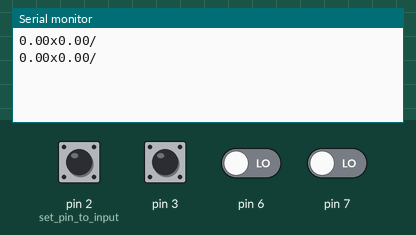
A sketch run on a simulated Arduino Uno, built with avr-gcc and run on an emulated ATmega328P. On the bench: the last lines printed to the serial monitor. The inputs (shaded band) are chosen by the test bench; at power-on: pin 2 (set_pin_to_input), pin 3 HIGH, pin 6, pin 7 LOW.

Above: at 1.2 s.
1.3 s: pin 2 (set_pin_to_input) pulled LOW for 0.15 s
At 1.9 s:
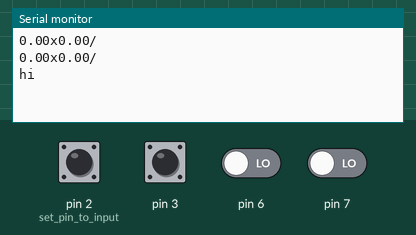
2.9 s: pin 3 pulled LOW for 0.15 s
At 4.8 s:
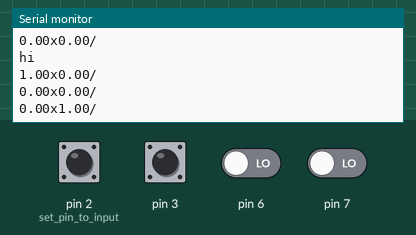

Measured:
- after the input at 1.3 s, the serial monitor: prints a new line after 0.15 s (image 1)
- after the input at 2.9 s, the serial monitor: prints a new line after 1.1 s (image 2)

The sketch:

slave2.ino
```cpp
#include <Wire.h>


//volatile unsigned int counterRight = 0;  //This variable will increase or decrease depending on the rotation of encoder
volatile float counterR = 0;
volatile float counterL = 0;

void setup() {
  Serial.begin (9600);
  Wire.begin(8);
  pinMode(2, INPUT);           // set pin to input
  pinMode(3, INPUT);
  pinMode(6, INPUT);
  pinMode(7, INPUT);
  //pinMode(auxPinLeft, INPUT);
  // set pin to input
  digitalWrite(2, HIGH);       // turn on pullup resistors
  digitalWrite(3, HIGH);       // turn on pullup resistors
  //Setting up interrupt
  //A rising pulse from encodenren activated ai0(). AttachInterrupt 0 is DigitalPin nr 2 on moust Arduino.
  attachInterrupt(0, ai0, RISING);  //right
  //B rising pulse from encodenren activated ai1(). AttachInterrupt 1 is DigitalPin nr 3 on moust Arduino.
  attachInterrupt(1, ai1, RISING);  //left
  Wire.onRequest(requestEvent);   // fucntion to run when asking for data
}

void loop() {
    // Create message
  String strR = String(counterR);
  String strL = String(counterL);
  String strF = strR + 'x'+ strL + '/';

  Wire.write(strF.c_str());
  Serial.println (strF);
  counterR = 0;
  counterL= 0;
  delay(1000);
}
void requestEvent() {


}

void ai0() {
  // ai0 is activated if DigitalPin nr 2 is going from LOW to HIGH
  // Check pin 3 to determine the direction
  if(digitalRead(6)==LOW) {
    counterR++;
  }else{
    counterR--;
  }
  Serial.println("hi");
}

void ai1() {
  // ai0 is activated if DigitalPin nr 2 is going from LOW to HIGH
  // Check pin 3 to determine the direction
  if(digitalRead(7)==LOW) {
    counterL++;
  }else{
    counterL--;
  }
}
```
